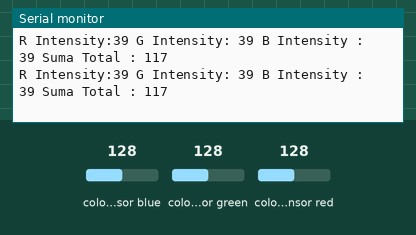
A sketch run on a simulated Arduino Uno, built with avr-gcc and run on an emulated ATmega328P. Shown: the last lines printed to the serial monitor. Wiring (inferred from the names in the program): TCS3200 colour sensor: output pin 10; S2 pin 12; S3 pin 11; S0 pin 8; S1 pin 9. The test bench sets the inputs (shaded band); at power-on: colour sensor blue 128, colour sensor green 128, colour sensor red 128.

Above: at 1.2 s.
1.3 s: colour sensor blue set to 5
At 2.5 s:
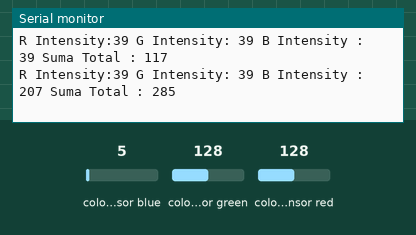
2.8 s: colour sensor green set to 5
At 3.5 s:
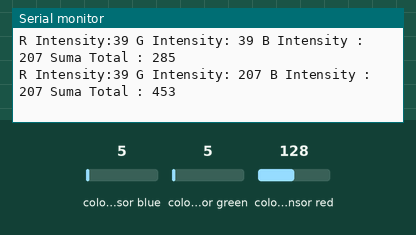
4.3 s: colour sensor red set to 5
At 5.4 s:
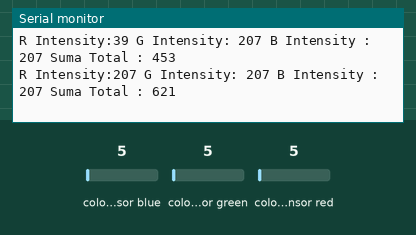
Timing chart, 0 to 7.3 s (numbered marks = the images above; inputs shaded):
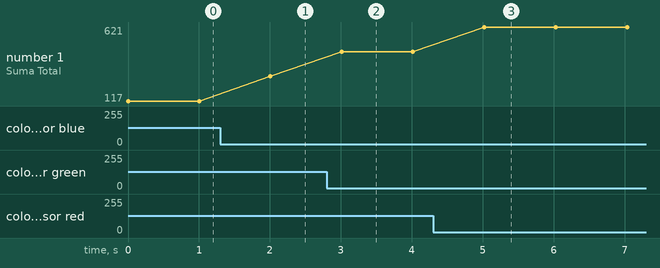

Measured:
- after the input at 1.3 s, the serial monitor: prints a new line after 0.71 s (image 1)
- after the input at 2.8 s, the serial monitor: prints a new line after 0.21 s (image 2)
- after the input at 4.3 s, the serial monitor: prints a new line after 0.72 s (image 3)
- plotted number 1: 117 → 285 after the input at 1.3 s, 285 → 453 after the input at 2.8 s, 453 → 621 after the input at 4.3 s

The sketch:

Arduino_SensorColorTCS230.ino
```cpp
/*
 * Autor: Jhon Edinson Blandon
 * anio: 2021
 * Descripción:
 * Manejo basico de prueba del sensor de color referencia TCS230
 *
Pines en el
Sensor de Color  Pines en el Arduino
-----------      --------
 VCC               5V
 GND               GND
 s0                8
 s1                9
 s2                12
 s3                11
 OUT               10
 OE                GND
*/
//Declaro las constantes de los pines donde iran conectados los pines del sensor con los pines del arduino
const int s0 = 8;
const int s1 = 9;
const int s2 = 12;
const int s3 = 11;
const int out = 10;

// Variables globales donde se guarda el valor de la intensidad del color detectado
int red = 0;
int green = 0;
int blue = 0;


void setup()
{
  Serial.begin(9600);
  pinMode(s0, OUTPUT);
  pinMode(s1, OUTPUT);
  pinMode(s2, OUTPUT);
  pinMode(s3, OUTPUT);
  pinMode(out, INPUT);
  digitalWrite(s0, HIGH);
  digitalWrite(s1, HIGH);

}

void loop()
{
  color();
  Serial.print("R Intensity:");
  Serial.print(red, DEC);
  Serial.print(" G Intensity: ");
  Serial.print(green, DEC);
  Serial.print(" B Intensity : ");
  Serial.print(blue, DEC);
  Serial.print(" Suma Total : ");
  Serial.print(red+blue+green,DEC);
  Serial.println();
  delay(1000);

  Serial.println();

  // Se van comparando las intensitades obtenidas para determinar el color que se esta sensando
  // Luego se muestra en la consola del IDE de arduino el color que se esta detectando con el sensor.
  if ((green > red) && (green > blue) && ((green > 20) && (green < 50)))
  {
   Serial.println("Detectando color: ROJO");

  }

  if ((green > red) && (green > blue) && ((green < 20) && (blue < 20) && (green < 20)))
  {
    Serial.println("Detectando color: AMARILLO");
  }

  if ((red > green) && (red > blue) && ((red > 19) && (red < 50)))
  {
   Serial.println("Detectando color: AZUL");
  }

}

// Procedimiento que calcula las intensidades de los colores basicos el rojo el azul y el verde
void color()
{
  digitalWrite(s2, LOW);
  digitalWrite(s3, LOW);

  red = pulseIn(out, digitalRead(out) == HIGH ? LOW : HIGH);
  digitalWrite(s3, HIGH);

  blue = pulseIn(out, digitalRead(out) == HIGH ? LOW : HIGH);
  digitalWrite(s2, HIGH);

  green = pulseIn(out, digitalRead(out) == HIGH ? LOW : HIGH);
}
```
